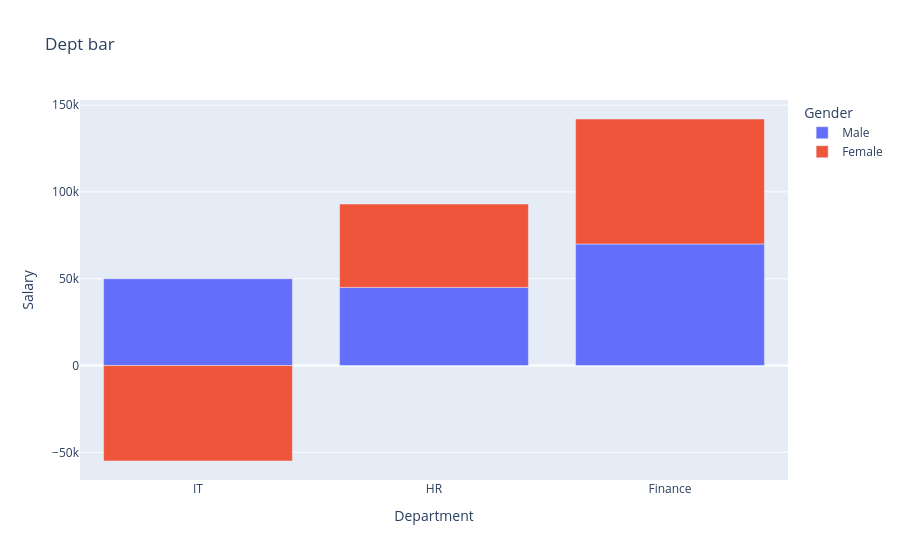

The notebook cell this image was saved under:
### Code cell
# diverging bar chart
data = {
"Department": ["IT","IT","HR","HR","Finance","Finance"],
"Gender": ["Male","Female","Male","Female","Male","Female"],
"Salary": [50000,-55000,45000,48000,70000,72000]
}
df = pd.DataFrame(data)
fig = px.bar(df,x = "Department",y = "Salary",barmode="relative",color="Gender",title="Dept bar")
fig.show()

### Figure 1 — Plotly figure (JSON) as saved in the notebook; plotly's stock layout.template omitted (floating-point values rounded to 4 significant figures)
{"data": [{"alignmentgroup": "True", "hovertemplate": "Gender=Male<br>Department=%{x}<br>Salary=%{y}<extra></extra>", "legendgroup": "Male", "marker": {"color": "#636efa", "pattern": {"shape": ""}}, "name": "Male", "offsetgroup": "Male", "orientation": "v", "showlegend": true, "textposition": "auto", "type": "bar", "x": ["IT", "HR", "Finance"], "xaxis": "x", "y": [50000, 45000, 70000], "yaxis": "y"}, {"alignmentgroup": "True", "hovertemplate": "Gender=Female<br>Department=%{x}<br>Salary=%{y}<extra></extra>", "legendgroup": "Female", "marker": {"color": "#EF553B", "pattern": {"shape": ""}}, "name": "Female", "offsetgroup": "Female", "orientation": "v", "showlegend": true, "textposition": "auto", "type": "bar", "x": ["IT", "HR", "Finance"], "xaxis": "x", "y": [-55000, 48000, 72000], "yaxis": "y"}], "layout": {"barmode": "relative", "legend": {"title": {"text": "Gender"}, "tracegroupgap": 0}, "title": {"text": "Dept bar"}, "xaxis": {"anchor": "y", "domain": [0, 1], "title": {"text": "Department"}}, "yaxis": {"anchor": "x", "domain": [0, 1], "title": {"text": "Salary"}}}}
